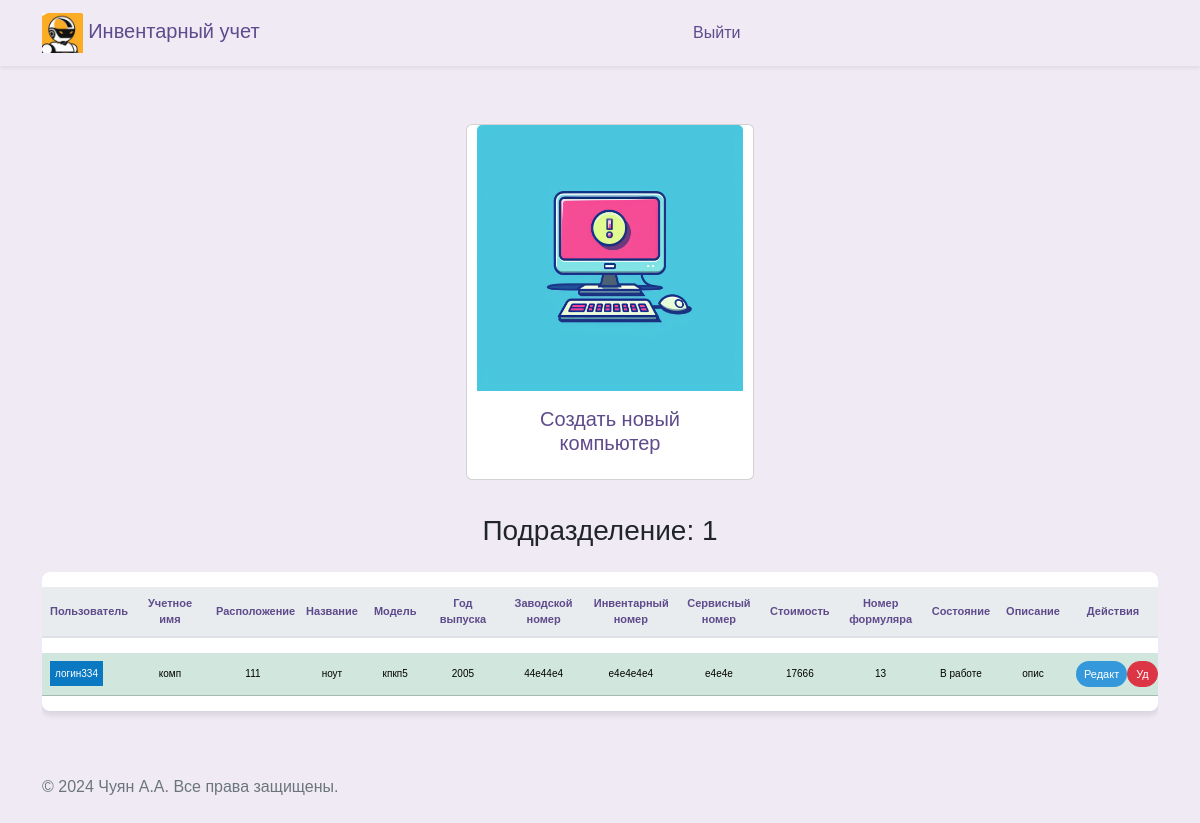
/arms (signed in), run on an earlier commit of the app's database.
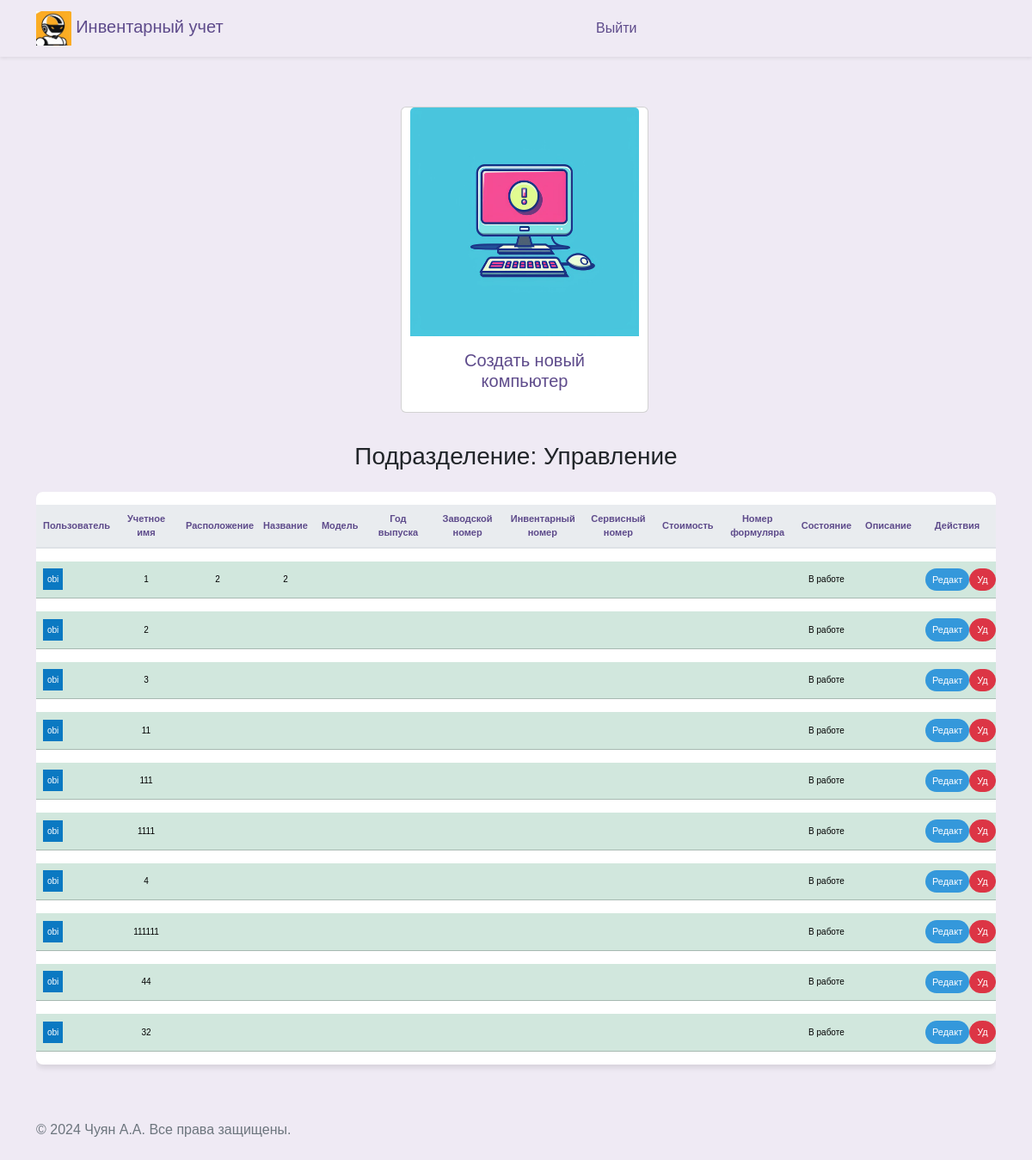
And on a later commit of the database.
### src/database/models.py (models this page shows)
class Worker(Base):
    __tablename__ = "worker"
    id = Column(Integer, primary_key=True)
    role = Column(Enum(Role), default=Role.guest)
    fio = Column(String)
    name = Column(String, unique=True)
    password = Column(String)
    department = Column(String)
    position = Column(String)
    description = Column(String, default=None)
    conn_worker_arm = relationship(
        "Arm", back_populates="conn_arm_worker"
    )

class Arm(Base):
    __tablename__ = "arm"
    id = Column(Integer, primary_key=True)
    title = Column(String, unique=True)
    department_arm = Column(String)
    location = Column(String)
    name = Column(String)
    model = Column(String)
    release = Column(String)
    num_serial = Column(String)
    num_invent = Column(String)
    num_service = Column(String)
    price = Column(String)
    formular = Column(String)
    state = Column(String)
    description = Column(String, default=None)
    description2 = Column(String, default=None)
    description3 = Column(String, default=None)
    id_worker = Column(Integer, ForeignKey("worker.id"), default=1)
    conn_arm_worker = relationship(
        "Worker", back_populates="conn_worker_arm"
    )

### src/frontend/router.py (the view)
@router.get("/arms")
async def get_arms(
    request: Request,
    worker: Worker = Depends(get_worker_or_redirect),
    session: AsyncSession = Depends(get_session),
):
    data = await CRUDArm.get_all(session)
    data_worker = await CRUDWorker.get_all(session)
    log.debug(f"Debug --- /arms data= {data}")
    log.debug(f"Debug --- /arms data_users= {data_worker}")
    log.debug(f"Debug --- /arms data_users[0].name= {data_worker[0].name}")
    return templates.TemplateResponse(
        "arms/index.html",
        {"request": request, "worker": worker, "data": data, "data_worker": data_worker},
    )

### src/frontend/template/arms/index.html (shortened to what the changed rows need)
{% extends "base/base.html" %}
{% block content %}
<head>
</head>
<div class="row">
  <div class="col-12">
    <h3 class="mb-4" style="margin-bottom: 60px; text-align: center;">Подразделение: {{ worker.department }}</h3>
    <div class="table-responsive">
      <table class="table table-hover table-shadow table-rounded">
        <thead>
          <tr>
            <th scope="col" >Пользователь</th>
            <th scope="col" >Учетное имя</th>
            <th scope="col" >Расположение</th>
            <th scope="col" >Название</th>
            <th scope="col" >Модель</th>
            <th scope="col" >Год выпуска</th>
            <th scope="col" >Заводской номер</th>
            <th scope="col" >Инвентарный номер</th>
            <th scope="col" >Сервисный номер</th>
            <th scope="col" >Стоимость</th>
            <th scope="col" >Номер формуляра</th>
            <th scope="col" >Состояние</th>
            <th scope="col" >Описание</th>
            <th scope="col" >Действия</th>
          </tr>
        </thead>
        <tbody class="text-center">
          {% for tuple in data %}
            {% set object = tuple %}
              {% if object.department_arm == worker.department %}
                {% for tuple2 in data_worker %}
                  {% if tuple2.id == object.id_worker %}
                    <tr class="table-success">
                      <td>
                        <div style="display: flex;">
                          <span style="background-color: #0b79c2; color: white; padding: 5px;">
                              {% set varUserName = tuple2.name %}
                              {% set varUserId = tuple2.id %}
                              {{varUserName}}
                          </span>
                        </div>
                      </td>
                      <td>{{ object.title }}</td>
                      <td>{{ object.location }}</td>
                      <td>{{ object.name }}</td>
                      <td>{{ object.model }}</td>
                      <td>{{ object.release }}</td>
                      <td>{{ object.num_serial }}</td>
                      <td>{{ object.num_invent }}</td>
                      <td>{{ object.num_service }}</td>
                      <td>{{ object.price }}</td>
                      <td>{{ object.formular }}</td>
                      <td>{{ object.state }}</td>
                      <td>{{ object.description }}</td>
                      <td>
                        <div style="display: flex;">
                          <button type="button" class="btn btn-primary btn-sm" style="background-color: #3498db; color: white; font-size: 11px;"
                            data-bs-toggle="modal"
                            data-bs-target="#modalUpdate"
                            data-bs-id="{{object.id}}"
                            data-bs-user="{{varUserName}}"
                            data-bs-title="{{object.title}}"
                            data-bs-location="{{object.location}}"
                            data-bs-name="{{object.name}}"
                            data-bs-model="{{object.model}}"
                            data-bs-release="{{object.release}}"
                            data-bs-num_serial="{{object.num_serial}}"
                            data-bs-num_invent="{{object.num_invent}}"
                            data-bs-num_service="{{object.num_service}}"
                            data-bs-price="{{object.price}}"
                            data-bs-formular="{{object.formular}}"
                            data-bs-state="{{object.state}}"
                            data-bs-description="{{object.description}}"
                            data-bs-workerdepartment= "{{worker.department}}"
                            data-bs-user_id="{{varUserId}}"
                            console.log(data-bs-user)
                            >
                            Редакт
                          </button>
                          <button type="button" class="btn btn-danger btn-sm" style="color: white; font-size: 11px;"
                            onclick="deleteArm('{{ object.id }}')">
                            Уд
                          </button>
                        </div>
                      </td>
                    </tr>
                {% endif %}
              {% endfor %}
            {% endif %}
          {% endfor %}
        </tbody>
      </table>
    </div>
  </div>
</div>
{% endblock %}

What changed in the data, as far as the page shows it:
changed Worker: department "1" → "Управление"
changed Arm (number 1 of 10 on the later page): loses Worker (name "логин334", {{ object.title }} "комп", {{ object.location }} "111", {{ object.name }} "ноут", {{ object.model }} "кпкп5", {{ object.release }} "2005", {{ object.num_serial }} "44е44е4", {{ object.num_invent }} "е4е4е4е4", {{ object.num_service }} "е4е4е", {{ object.price }} "17666", {{ object.formular }} "13", {{ object.state }} "В работе", {{ object.description }} "опис"); gains Worker (department "Управление", name "obi", {{ object.title }} "1", {{ object.location }} "2", {{ object.name }} "2", {{ object.state }} "В работе"); title (not shown) → "1"; location (not shown) → "2"; name (not shown) → "2"; state (not shown) → "В работе"; department_arm "1" → "Управление" (drawn)
added Arm: title "2", state "В работе", Worker (name "obi")
added Arm: title "3", state "В работе", Worker (name "obi")
added Arm: title "11", state "В работе", Worker (name "obi")
added Arm: title "111", state "В работе", Worker (name "obi")
added Arm: title "1111", state "В работе", Worker (name "obi")
added Arm: title "4", state "В работе", Worker (name "obi")
added Arm: title "111111", state "В работе", Worker (name "obi")
added Arm: title "44", state "В работе", Worker (name "obi")
added Arm: title "32", state "В работе", Worker (name "obi")
